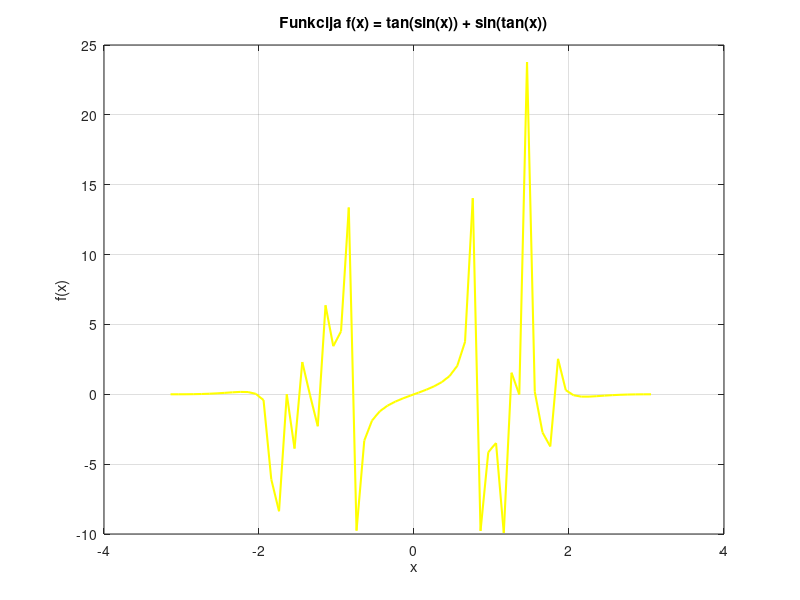

This figure's MATLAB source: (Note: this script raises an error after producing the figure.)
% Elzė Petkevičiūtė
% Ef-25/2
% 2026-09-25

% 1. Dvimatis grafiku vaizdavimas

% a)
x = -pi : 0.1 : pi;
f1 = tan(sin(x) + sin (tan(x)));
figure(1);
plot(x, f1, 'y', 'LineWidth', 1.5);
title('Funkcija f(x) = tan(sin(x)) + sin(tan(x))');
xlabel('x');
ylabel('f(x)');
grid on;

% b)
f2_1 = exp(-0.5 * x);
f2_2 = sin(x);
figure(2);

% c)
yyaxis left;
semilogy(x, f2_1, 'r', 'LineWidth', 1.5);
ylabel('f(x) = e^{-0.5x} (Logaritminis mastelis');

yyaxis right;
plot(x, f2_2, 'b--', 'LineWidth', 1.5);
ylabel('f(x) = sin(x) (Tiesinis mastelis)');

xlabel('x');
title('Dvi funkcijos su skirtingomis y asimis');
legend('f(x) = e^{-0.5x}', 'f(x) = sin(x)', 'Location', 'northeast');
grid on;


%%

% 2. Specializuotu grafiku kurimas

% a)
N = 6;
M = 4;
A = rand(N, M);

figure(3);
area(A);
title('Atsitiktines matricos ploto diagrama');
xlabel('Eilutes (N)');
ylabel('Reiksmiu suma');
grid on;

% b)
figure(4);
mesh(A);
title('Atsitiktines matricos 3D pavirsius');
xlabel('Stulpeliai (M)');
ylabel('Eilutes (N)');
zlabel('Reiksme');
grid on;


%%

% P. Signalu grafinis atvaizdavimas
A= 4.5;
f = 6;
sigma = 1;
U1 = 3;
U2 = 1.5;

t = 0 : 0.001 : 1.5;

s = A * cos(2 * pi * f * t);
n = sigma * randn(size(t));
x = s + n;

x_filtr = x;
x_filtr(abs(x_filtr) < U2) = 0;

figure(5);

% a)
subplot(2, 1, 1);
hold on;
plot(t, x, '--', 'DisplayName', 'Pradinis signalas x(t)');
plot(t, x_filtr, '-', 'LineWidth', 1.2, 'DisplayName', 'Filtruotas signalas x_{filtr}(t)');
yline(U1, ':b', 'LineWidth', 1.25, 'DisplayName', 'Riba U_1');
yline(-U1, ':b', 'LineWidth', 1.25, 'HandleVisibility', 'off');
yline(U2, 'Color', [0.5, 0, 0.5], 'LineWidth', 1.25, 'DisplayName', 'Riba U_2');
yline(-U2, 'Color', [0.5, 0, 0.5], 'LineWidth', 1.25, 'HandleVisibility', 'off');

title('Pradinis ir filtruotas signalai bei ribos U_1, U_2');
xlabel('Laikas t, s');
ylabel('Itampa U, V');
grid on;

legend('Location', 'southwest');

xlim([min(t), max(t)]);
ylim([min(x)-0.5, max(x)+0.5]);
hold off;

% b)
subplot(2, 1, 2);
hold on;

ind_virs = abs(x) > U1;
t_virs = t(ind_virs);
x_virs = x(ind_virs);
stem(t_virs, x_virs, 'filled', 'DisplayName', 'Reiksmes |x| > U_1');
[max_val, max_idx] = max(x);
[min_val, min_idx] = min(x);

plot(t(max_idx), max_val, 'ro', 'MarkerSize', 8, 'MarkerFaceColor', 'r', ...
    'DisplayName', sprintf('Max itampa (%.2f V)', max_val));
plot(t(min_idx), min_val, 'vk', 'MarkerSize', 8, 'MarkerFaceColor', 'k', ...
    'DisplayName', sprintf('Min itampa (%.2f V)', min_val));

title('Signalu reiksmes, virsijancios U_1 riba ir ekstremumai');
xlabel('Laikas t, s');
ylabel('Itampa U, V');
grid on;

legend('Location', 'southwest');
xlim([min(t), max(t)]);
ylim([min(x)-0.5, max(x)+0.5]);
hold off;
